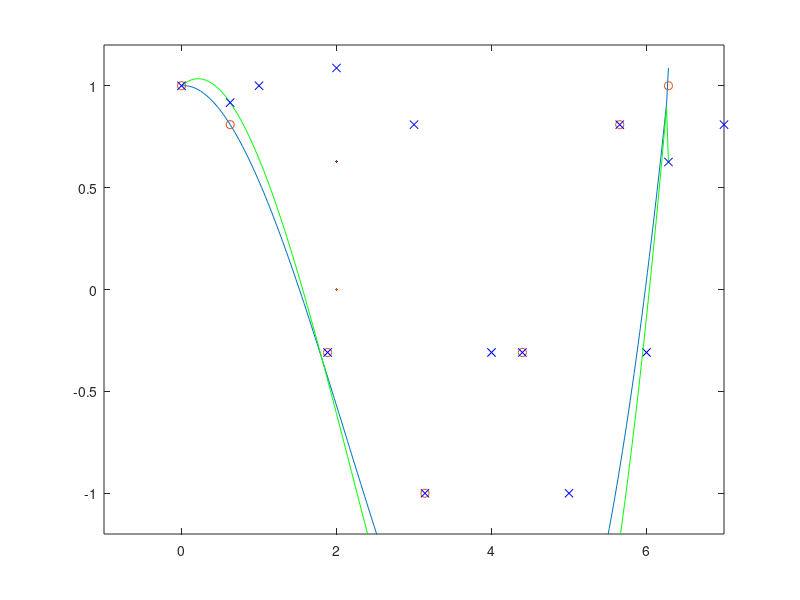

Write MATLAB code to recreate this figure.
x = 2 * pi * [0 1 .1: .2 : .9]
y = cos(x);
cs = csapi(x, y);

% dapat dilihat interpolating spline dengan menggunakan fnplt

fnplt(cs, 2);
axis([-1 7 -1.2 1.2]);
hold on
plot(x, y, 'o');


csp = csape(x, y, 'periodic');
hold on
fnplt(csp, 'g')
hold off